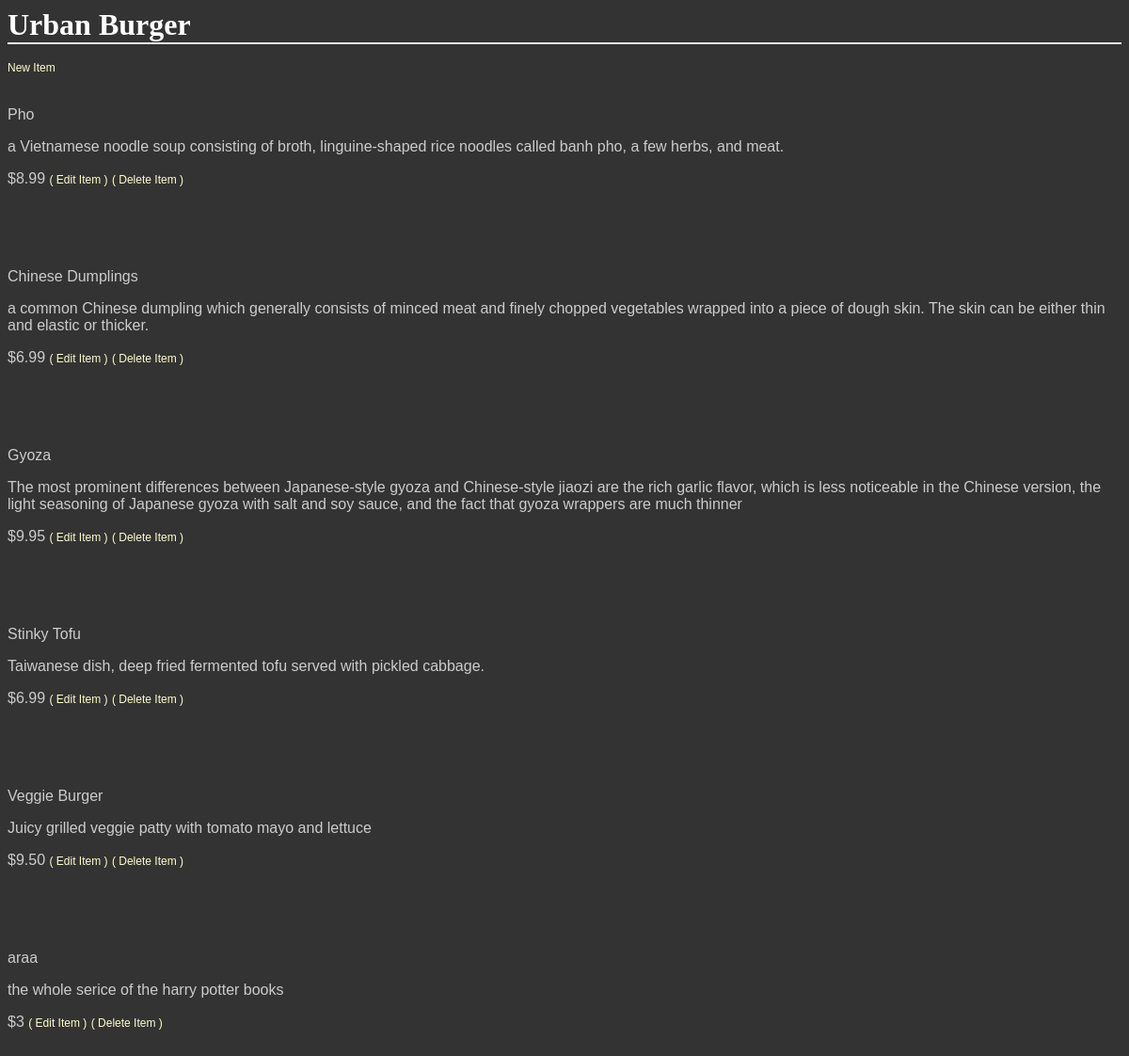
The page /GetShopItems/3/ on the database its author committed.
### database_setup.py (models this page shows, shortened)
class Shop(Base):
    __tablename__ = 'shop'
    id = Column(Integer, primary_key=True)
    name = Column(String(250), nullable=False)
    owner = Column(String(50), nullable=False)
    profile_pic = Column(String(200))
    avatar_pic = Column(String(200))
    description = Column(String(250))
    cat_id = Column(Integer, ForeignKey('shop_category.id'))
    category = relationship(ShopCategory)

class Items(Base):
    __tablename__ = 'items'
    name = Column(String(80), nullable=False)
    id = Column(Integer, primary_key=True)
    short_description = Column(String(250))
    description = Column(String(500))
    quantity = Column(Integer, nullable=False)
    image = Column(String(20))
    price = Column(String(8))
    shop_id = Column(Integer, ForeignKey('shop.id'))
    shop = relationship(Shop, cascade="all, delete-orphan", single_parent=True)
    cat_id = Column(Integer, ForeignKey('category.id'))
    category = relationship(Category)

### project.py (the view)
@app.route('/GetShopItems/<int:shop_id>/')
def get_shop_items(shop_id):
    shop = session.query(Shop).filter_by(id=shop_id).one()
    items = session.query(Items).filter_by(shop_id=shop_id)
    return render_template('menu.html', shop=shop, items=items)

### templates/menu.html (shortened to what this page needs)
<html>
<head>
    <link rel="stylesheet" type="text/css" href="{{url_for('static', filename='style.css')}}">
</head>
<body>
<h1>
    {{ shop.name }}
</h1>
<br>
<a href="{{url_for('new_shop_item', shop_id=shop.id)}}">New Item</a>
{% for item in items %}
<br>
<br>
<p>{{ item.name }}</p>
<p>{{ item.description}}</p>
<p>{{ item.price }}
<a href="{{url_for('edit_shop_item', shop_id=shop.id, item_id=item.id)}}">( Edit Item )</a>
<a href="{{url_for('delete_shop_item', shop_id=shop.id, item_id=item.id)}}">( Delete Item )</a>
</p>
<br>
{% endfor %}
</body>
</html>

### static/style.css (style rules this page uses)
body { font-family: sans-serif; background-image: url('img3.jpg'); background-color: #333333 }
h1, h2, h3, h4 { color: #FFFFFF; }
h1, h2 { font-family: 'Georgia', serif; margin: 0; }
h1 { border-bottom: 2px solid #eee; }
p, dd, dt { color: #CCCCCC; }
a { text-decoration: none; color: #FFFFCC; font-size: .75em; }

### rows shown on the page
Shop: name "Urban Burger"
Items: name "Pho", description "a Vietnamese noodle soup consisting of broth, linguine-shaped rice noodles called banh pho, a few herbs, and meat.", price "$8.99"
Items: name "Chinese Dumplings", description "a common Chinese dumpling which generally consists of minced meat and finely chopped vegetables wrapped into a piece of dough skin. The skin can be either thin and elastic or thicker.", price "$6.99"
Items: name "Gyoza", description "The most prominent differences between Japanese-style gyoza and Chinese-style jiaozi are the rich garlic flavor, which is less noticeable in the Chinese version, the light seasoning of Japanese gyoza with salt and soy sauce, and the fact that gyoza wrappers are much thinner", price "$9.95"
Items: name "Stinky Tofu", description "Taiwanese dish, deep fried fermented tofu served with pickled cabbage.", price "$6.99"
Items: name "Veggie Burger", description "Juicy grilled veggie patty with tomato mayo and lettuce", price "$9.50"
Items: name "araa", description "the whole serice of the harry potter books", price "$3"
